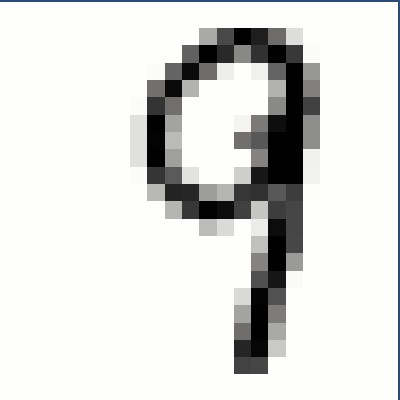

Notebook cell for this chart:
### Code cell
fig = go.Figure(layout=layout)
fig.add_heatmap(
    x=list(range(24)), y=list(range(25)),
    z=batch[0].squeeze(0).squeeze(0).flip(0), coloraxis='coloraxis',
)
fig.update_xaxes(mirror=True, linewidth=2, zeroline=False, linecolor='#2e4b73', tickvals=[], ticktext=[], range=[0, 23], scaleanchor='x', scaleratio=1, constrain="domain")
fig.update_yaxes(mirror=True, linewidth=2, zeroline=False, linecolor='#2e4b73', tickvals=[], ticktext=[], range=[0, 23], scaleanchor='x', scaleratio=1, constrain="domain")
fig.update_layout(height=400, width=400, coloraxis_colorscale='gray_r', coloraxis_showscale=False,
                 margin=dict(
                 t=0, l=0, b=0, r=0))

### Figure 1 — Plotly figure (JSON) as saved in the notebook; plotly's stock layout.template omitted (floating-point values rounded to 4 significant figures; data arrays with more than 128 entries replaced by an {"elided": "..."} marker saying what was removed)
{"data": [{"coloraxis": "coloraxis", "type": "heatmap", "x": [0, 1, 2, 3, 4, 5, 6, 7, 8, 9, 10, 11, 12, 13, 14, 15, 16, 17, 18, 19, 20, 21, 22, 23], "y": [0, 1, 2, 3, 4, 5, 6, 7, 8, 9, 10, 11, 12, 13, 14, 15, 16, 17, 18, 19, 20, 21, 22, 23, 24], "z": {"elided": "28x28 float values"}}], "layout": {"coloraxis": {"colorscale": [[0, "rgb(254, 254, 253)"], [0.09091, "rgb(224, 224, 223)"], [0.1818, "rgb(197, 197, 195)"], [0.2727, "rgb(171, 171, 170)"], [0.3636, "rgb(146, 146, 145)"], [0.4545, "rgb(124, 123, 122)"], [0.5455, "rgb(102, 101, 101)"], [0.6364, "rgb(81, 80, 80)"], [0.7273, "rgb(59, 59, 59)"], [0.8182, "rgb(38, 38, 38)"], [0.9091, "rgb(16, 16, 16)"], [1, "rgb(0, 0, 0)"]], "showscale": false}, "height": 400, "legend": {"bgcolor": "rgba(25,211,243,0.5)", "bordercolor": "Black", "borderwidth": 1, "font": {"color": "black", "size": 12}}, "margin": {"b": 0, "l": 0, "r": 0, "t": 0}, "width": 400, "xaxis": {"constrain": "domain", "linecolor": "#2e4b73", "linewidth": 2, "mirror": true, "range": [0, 23], "scaleanchor": "x", "scaleratio": 1, "ticktext": [], "tickvals": [], "zeroline": false, "zerolinecolor": "#002c75"}, "yaxis": {"constrain": "domain", "linecolor": "#2e4b73", "linewidth": 2, "mirror": true, "range": [0, 23], "scaleanchor": "x", "scaleratio": 1, "ticktext": [], "tickvals": [], "zeroline": false, "zerolinecolor": "#002c75"}}}
